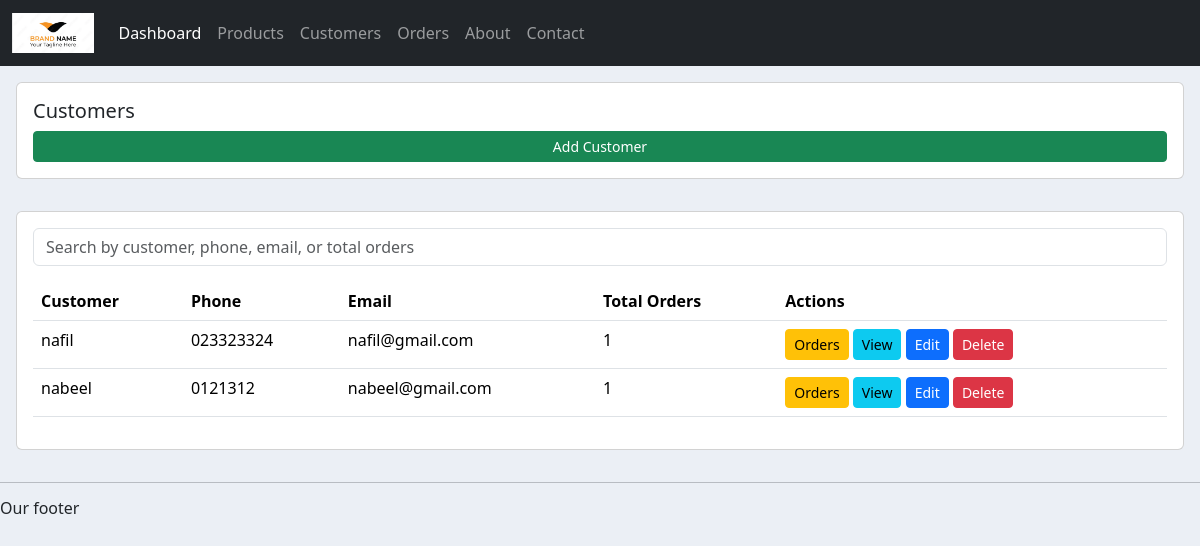
The page /accounts/customers/ on the database as committed earlier.
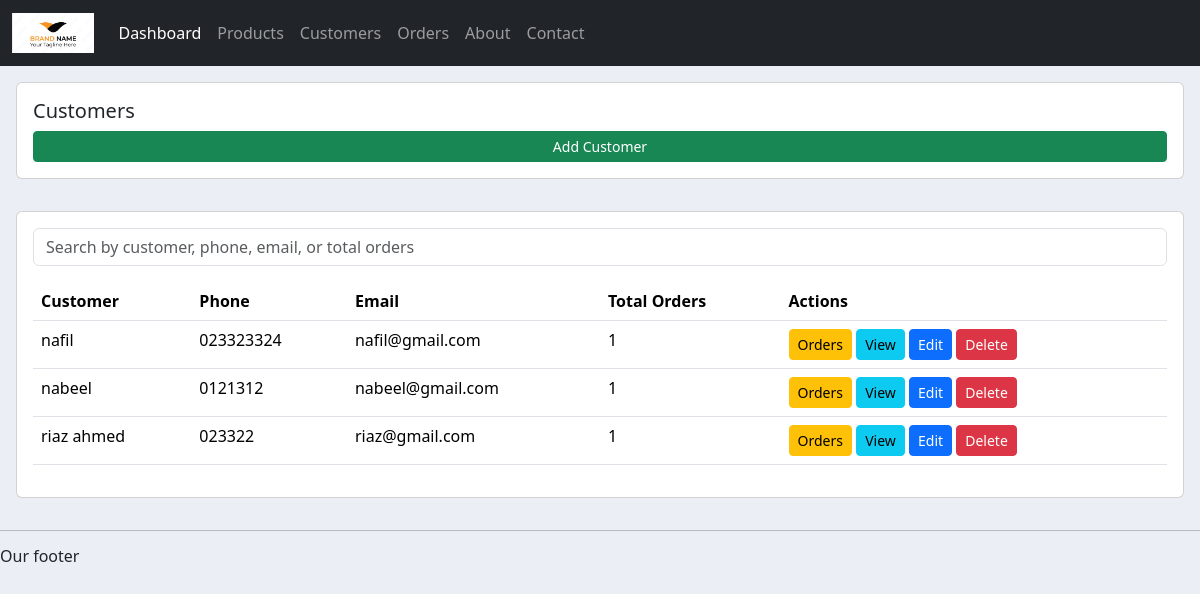
The same page on the database as committed later.
### accounts/models.py (models this page shows, shortened)
class Customer (models.Model):
    name = models.CharField(max_length=255,null=True)
    phone = models.CharField(max_length=20, null=True)
    email = models.EmailField(unique=True, null=True)
    date_created = models.DateTimeField(auto_now_add=True, null=True)

### accounts/views.py (the view)
# urls.py: path('customers/', views.customers, name='customers'),
def customers(request):
    customers = Customer.objects.all()
    return render(request, 'accounts/customers.html', {'customers': customers})

### accounts/templates/accounts/customers.html (shortened to what this page needs)
{% extends 'accounts/main.html' %}
{% block content %}
<div class="row p-3">
    <div class="col-md-12">
        <div class="card card-body">
            <h5>Customers</h5>
            <button class="btn btn-sm btn-success float-end" data-bs-toggle="modal"
                data-bs-target="#addCustomerModal">Add Customer</button>
        </div>
    </div>
</div>
<div class="row p-3">
    <div class="col-md-12">
        <div class="card card-body">
            <div class="mb-3">
                <input type="search" id="customers-search-input" class="form-control"
                    placeholder="Search by customer, phone, email, or total orders">
            </div>
            <table class="table">
                <thead>
                    <tr>
                        <th>Customer</th>
                        <th>Phone</th>
                        <th>Email</th>
                        <th>Total Orders</th>
                        <th>Actions</th>
                    </tr>
                </thead>
                <tbody id="customer-table-body" data-layout="full">
                    {% for customer in customers %}
                    <tr data-customer-id="{{ customer.id }}">
                        <td>{{ customer.name }}</td>
                        <td>{{ customer.phone }}</td>
                        <td>{{ customer.email }}</td>
                        <td>{{ customer.order_set.count }}</td>
                        <td>
                            <a href="{% url 'customer_orders' customer.id %}" class="btn btn-sm btn-warning">Orders</a>
                            <button class="btn btn-sm btn-info" data-bs-toggle="modal"
                                data-bs-target="#viewCustomerModal" data-id="{{ customer.id }}"
                                data-name="{{ customer.name }}" data-phone="{{ customer.phone }}"
                                data-email="{{ customer.email }}"
                                data-total-orders="{{ customer.order_set.count }}">View</button>
                            <button class="btn btn-sm btn-primary" data-bs-toggle="modal"
                                data-bs-target="#editCustomerModal" data-id="{{ customer.id }}"
                                data-name="{{ customer.name }}" data-phone="{{ customer.phone }}"
                                data-email="{{ customer.email }}"
                                data-edit-url="{% url 'edit_customer' customer.id %}">Edit</button>
                            <button type="button" class="btn btn-sm btn-danger delete-customer-btn"
                                data-id="{{ customer.id }}"
                                data-delete-url="{% url 'delete_customer' customer.id %}">
                                Delete
                            </button>
                        </td>
                    </tr>
                    {% empty %}
                    <tr id="no-customers-row">
                        <td colspan="5" class="text-center">No customers found.</td>
                    </tr>
                    {% endfor %}
                </tbody>
            </table>
        </div>
    </div>
</div>
{% endblock %}

Rows that differ between the two databases and show on the page:
added Customer: name "riaz ahmed", phone "023322", email "riaz@gmail.com", order_set.count "1"
